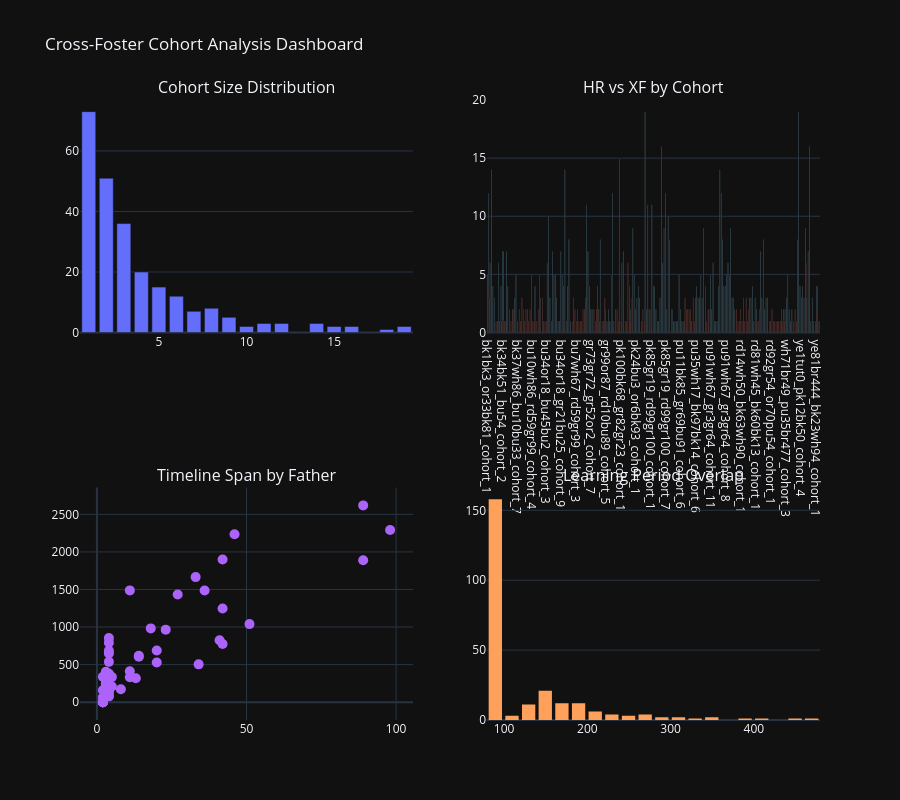

Here is the notebook cell this chart was saved with:
### Code cell
fig4

### Figure 1 — Plotly figure (JSON) as saved in the notebook; plotly's stock layout.template omitted (floating-point values rounded to 4 significant figures; data arrays with more than 128 entries replaced by an {"elided": "..."} marker saying what was removed)
{"data": [{"name": "Cohort Size", "type": "bar", "x": [1, 2, 3, 4, 5, 6, 7, 8, 9, 10, 11, 12, 14, 15, 16, 18, 19], "xaxis": "x", "y": [73, 51, 36, 20, 15, 12, 7, 8, 5, 2, 3, 3, 3, 2, 2, 1, 2], "yaxis": "y"}, {"marker": {"color": "skyblue"}, "name": "Home-Reared", "type": "bar", "x": {"elided": "245 str values"}, "xaxis": "x2", "y": {"elided": "245 int values"}, "yaxis": "y2"}, {"marker": {"color": "salmon"}, "name": "Cross-Foster", "type": "bar", "x": {"elided": "245 str values"}, "xaxis": "x2", "y": {"elided": "245 int values"}, "yaxis": "y2"}, {"marker": {"size": 10}, "mode": "markers", "name": "Father Timeline", "text": ["bk1bk3", "bk34bk51", "bk37wh86", "bk52gr25", "bk94bk87", "bu10wh86", "bu22or92", "bu24wh84", "bu31or27", "bu34or18", "bu38or77", "bu7wh67", "bu81wh2", "gr35bu3", "gr73gr72", "gr78wh87", "gr99or87", "or10bk88", "or76bk11", "pk100bk68", "pk24bu3", "pk54gr20", "pk72bk90", "pk78bk66", "pk85gr19", "pk95rd42", "pk97rd22", "pu11bk85", "pu23wh38", "pu35wh17", "pu42wh35", "pu53pu22", "pu61bk41", "pu91wh67", "pu95bk62", "rd13gr97", "rd14wh50", "rd52wh83", "rd6gr98", "rd75wh72", "rd81wh45", "rd92gr54", "wh52wh44", "wh58wh78", "wh71br49", "wh88br85", "wh97pk92", "ye1tut0", "ye25", "ye81br444"], "type": "scatter", "x": [51, 42, 23, 2, 4, 14, 3, 8, 4, 89, 4, 5, 2, 2, 36, 2, 27, 20, 4, 42, 42, 4, 34, 2, 89, 2, 3, 11, 11, 18, 20, 4, 3, 98, 4, 2, 4, 4, 2, 14, 33, 2, 2, 3, 13, 5, 4, 41, 46, 11], "xaxis": "x3", "y": [1039, 1899, 965, 66, 855, 605, 251, 171, 136, 2620, 87, 333, 338, 0, 1486, 0, 1433, 687, 378, 774, 1247, 685, 503, 4, 1890, 0, 403, 1488, 331, 982, 528, 77, 290, 2293, 792, 0, 146, 648, 0, 616, 1665, 0, 159, 236, 319, 209, 536, 824, 2236, 411], "yaxis": "y3"}, {"name": "Learning Period Length", "nbinsx": 20, "type": "histogram", "x": {"elided": "245 int values"}, "xaxis": "x4", "yaxis": "y4"}], "layout": {"annotations": [{"font": {"size": 16}, "showarrow": false, "text": "Cohort Size Distribution", "x": 0.225, "xanchor": "center", "xref": "paper", "y": 1, "yanchor": "bottom", "yref": "paper"}, {"font": {"size": 16}, "showarrow": false, "text": "HR vs XF by Cohort", "x": 0.775, "xanchor": "center", "xref": "paper", "y": 1, "yanchor": "bottom", "yref": "paper"}, {"font": {"size": 16}, "showarrow": false, "text": "Timeline Span by Father", "x": 0.225, "xanchor": "center", "xref": "paper", "y": 0.375, "yanchor": "bottom", "yref": "paper"}, {"font": {"size": 16}, "showarrow": false, "text": "Learning Period Overlap", "x": 0.775, "xanchor": "center", "xref": "paper", "y": 0.375, "yanchor": "bottom", "yref": "paper"}], "height": 800, "showlegend": false, "title": {"text": "Cross-Foster Cohort Analysis Dashboard"}, "xaxis": {"anchor": "y", "domain": [0, 0.45]}, "xaxis2": {"anchor": "y2", "domain": [0.55, 1]}, "xaxis3": {"anchor": "y3", "domain": [0, 0.45]}, "xaxis4": {"anchor": "y4", "domain": [0.55, 1]}, "yaxis": {"anchor": "x", "domain": [0.625, 1]}, "yaxis2": {"anchor": "x2", "domain": [0.625, 1]}, "yaxis3": {"anchor": "x3", "domain": [0, 0.375]}, "yaxis4": {"anchor": "x4", "domain": [0, 0.375]}}}
